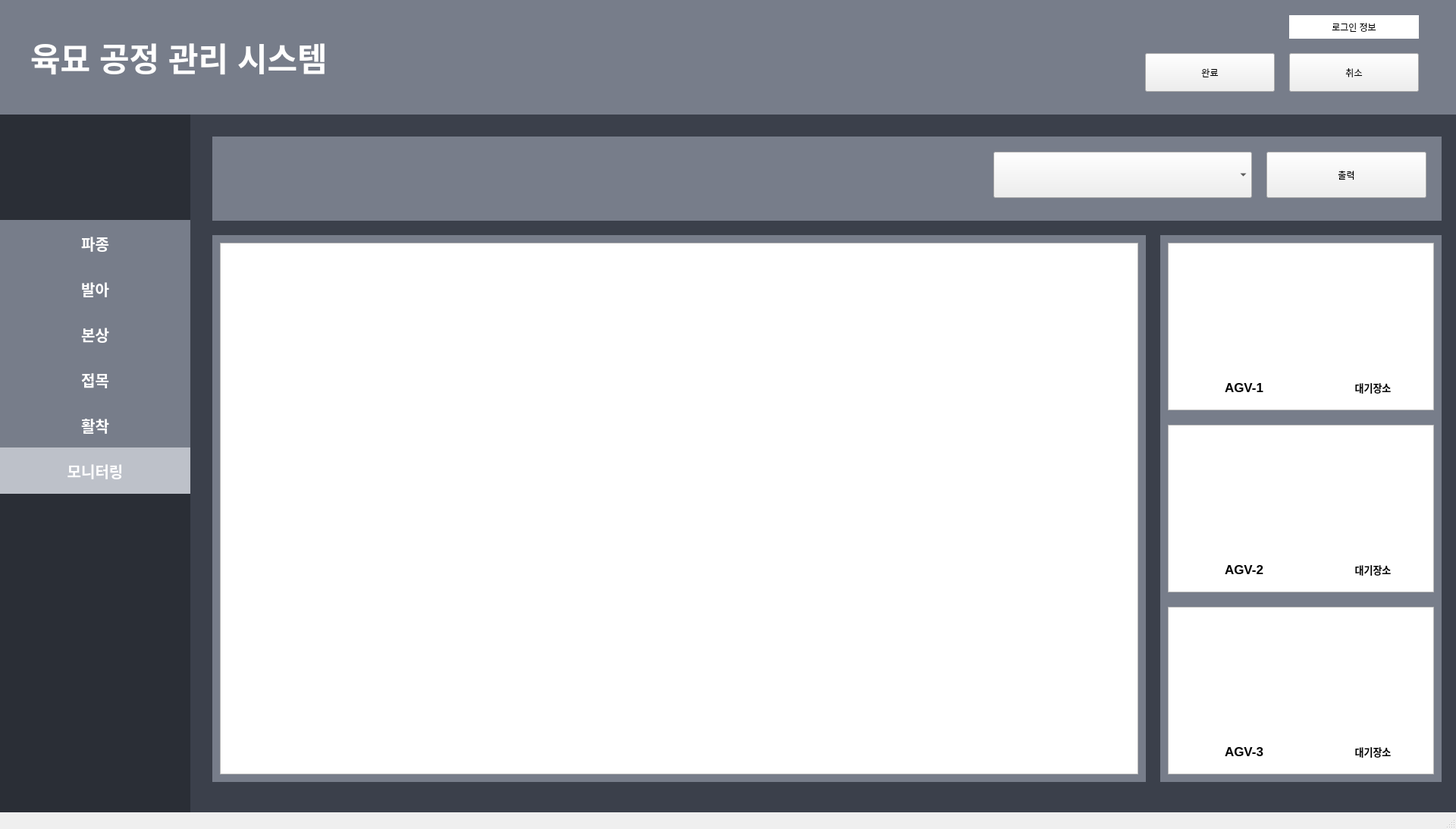
<?xml version="1.0" encoding="UTF-8"?>
<ui version="4.0">
 <class>MainWindow</class>
 <widget class="QMainWindow" name="MainWindow">
  <property name="geometry">
   <rect>
    <x>0</x>
    <y>0</y>
    <width>1920</width>
    <height>1093</height>
   </rect>
  </property>
  <property name="windowTitle">
   <string>MainWindow</string>
  </property>
  <widget class="QWidget" name="centralwidget">
   <widget class="QLabel" name="background_label">
    <property name="geometry">
     <rect>
      <x>90</x>
      <y>0</y>
      <width>1831</width>
      <height>1081</height>
     </rect>
    </property>
    <property name="styleSheet">
     <string notr="true">background-color: #3B404B;</string>
    </property>
    <property name="text">
     <string/>
    </property>
   </widget>
   <widget class="QLabel" name="sidebarBackgroundLabel">
    <property name="geometry">
     <rect>
      <x>0</x>
      <y>150</y>
      <width>251</width>
      <height>921</height>
     </rect>
    </property>
    <property name="styleSheet">
     <string notr="true">background-color: #2A2E36;</string>
    </property>
    <property name="text">
     <string/>
    </property>
   </widget>
   <widget class="QLabel" name="upperBarLabel">
    <property name="geometry">
     <rect>
      <x>0</x>
      <y>0</y>
      <width>1921</width>
      <height>151</height>
     </rect>
    </property>
    <property name="styleSheet">
     <string notr="true">background-color: #777D8A;</string>
    </property>
    <property name="text">
     <string/>
    </property>
   </widget>
   <widget class="QLabel" name="contentBackgroundLabel">
    <property name="geometry">
     <rect>
      <x>280</x>
      <y>180</y>
      <width>1621</width>
      <height>111</height>
     </rect>
    </property>
    <property name="styleSheet">
     <string notr="true">background-color: #777D8A;</string>
    </property>
    <property name="text">
     <string/>
    </property>
   </widget>
   <widget class="QLabel" name="loginStatusLabel">
    <property name="geometry">
     <rect>
      <x>1700</x>
      <y>20</y>
      <width>171</width>
      <height>31</height>
     </rect>
    </property>
    <property name="styleSheet">
     <string notr="true">background-color: white;</string>
    </property>
    <property name="text">
     <string>로그인 정보</string>
    </property>
    <property name="alignment">
     <set>Qt::AlignCenter</set>
    </property>
   </widget>
   <widget class="QLabel" name="sowingButtonLabel">
    <property name="geometry">
     <rect>
      <x>0</x>
      <y>290</y>
      <width>251</width>
      <height>61</height>
     </rect>
    </property>
    <property name="font">
     <font>
      <pointsize>15</pointsize>
      <weight>75</weight>
      <bold>true</bold>
     </font>
    </property>
    <property name="styleSheet">
     <string notr="true">background-color: #777D8A;
color: white;
border: 0.4em inset  #3B404B;</string>
    </property>
    <property name="text">
     <string>파종</string>
    </property>
    <property name="alignment">
     <set>Qt::AlignCenter</set>
    </property>
   </widget>
   <widget class="QLabel" name="buddingButtonLabel">
    <property name="geometry">
     <rect>
      <x>0</x>
      <y>350</y>
      <width>251</width>
      <height>61</height>
     </rect>
    </property>
    <property name="font">
     <font>
      <pointsize>15</pointsize>
      <weight>75</weight>
      <bold>true</bold>
     </font>
    </property>
    <property name="styleSheet">
     <string notr="true">background-color: #777D8A;
color: white;
border: 0.4em inset  #3B404B;</string>
    </property>
    <property name="text">
     <string>발아</string>
    </property>
    <property name="alignment">
     <set>Qt::AlignCenter</set>
    </property>
   </widget>
   <widget class="QLabel" name="raisingButtonLabel">
    <property name="geometry">
     <rect>
      <x>0</x>
      <y>410</y>
      <width>251</width>
      <height>61</height>
     </rect>
    </property>
    <property name="font">
     <font>
      <pointsize>15</pointsize>
      <weight>75</weight>
      <bold>true</bold>
     </font>
    </property>
    <property name="styleSheet">
     <string notr="true">background-color: #777D8A;
color: white;
border: 0.4em inset  #3B404B;</string>
    </property>
    <property name="text">
     <string>본상</string>
    </property>
    <property name="alignment">
     <set>Qt::AlignCenter</set>
    </property>
   </widget>
   <widget class="QLabel" name="graftingButtonLabel">
    <property name="geometry">
     <rect>
      <x>0</x>
      <y>470</y>
      <width>251</width>
      <height>61</height>
     </rect>
    </property>
    <property name="font">
     <font>
      <pointsize>15</pointsize>
      <weight>75</weight>
      <bold>true</bold>
     </font>
    </property>
    <property name="styleSheet">
     <string notr="true">background-color: #777D8A;
color: white;
border: 0.4em inset  #3B404B;</string>
    </property>
    <property name="text">
     <string>접목</string>
    </property>
    <property name="alignment">
     <set>Qt::AlignCenter</set>
    </property>
   </widget>
   <widget class="QLabel" name="takingButtonLabel">
    <property name="geometry">
     <rect>
      <x>0</x>
      <y>530</y>
      <width>251</width>
      <height>61</height>
     </rect>
    </property>
    <property name="font">
     <font>
      <pointsize>15</pointsize>
      <weight>75</weight>
      <bold>true</bold>
     </font>
    </property>
    <property name="styleSheet">
     <string notr="true">background-color: #777D8A;
color: white;
border: 0.4em inset  #3B404B;</string>
    </property>
    <property name="text">
     <string>활착</string>
    </property>
    <property name="alignment">
     <set>Qt::AlignCenter</set>
    </property>
   </widget>
   <widget class="QLabel" name="monitoringButtonLabel">
    <property name="geometry">
     <rect>
      <x>0</x>
      <y>590</y>
      <width>251</width>
      <height>61</height>
     </rect>
    </property>
    <property name="font">
     <font>
      <pointsize>15</pointsize>
      <weight>75</weight>
      <bold>true</bold>
     </font>
    </property>
    <property name="styleSheet">
     <string notr="true">background-color: #BDC1C9;
color: white;
border: 0.4em inset  #3B404B;</string>
    </property>
    <property name="text">
     <string>모니터링</string>
    </property>
    <property name="alignment">
     <set>Qt::AlignCenter</set>
    </property>
   </widget>
   <widget class="QLabel" name="contentBackgroundLabel_3">
    <property name="geometry">
     <rect>
      <x>280</x>
      <y>310</y>
      <width>1231</width>
      <height>721</height>
     </rect>
    </property>
    <property name="styleSheet">
     <string notr="true">background-color: #777D8A;</string>
    </property>
    <property name="text">
     <string/>
    </property>
   </widget>
   <widget class="QPushButton" name="clearPushButton">
    <property name="geometry">
     <rect>
      <x>1510</x>
      <y>70</y>
      <width>171</width>
      <height>51</height>
     </rect>
    </property>
    <property name="text">
     <string>완료</string>
    </property>
   </widget>
   <widget class="QPushButton" name="cancelPushButton">
    <property name="geometry">
     <rect>
      <x>1700</x>
      <y>70</y>
      <width>171</width>
      <height>51</height>
     </rect>
    </property>
    <property name="text">
     <string>취소</string>
    </property>
   </widget>
   <widget class="QLabel" name="titleLabel">
    <property name="geometry">
     <rect>
      <x>40</x>
      <y>40</y>
      <width>531</width>
      <height>71</height>
     </rect>
    </property>
    <property name="font">
     <font>
      <pointsize>32</pointsize>
      <weight>75</weight>
      <bold>true</bold>
     </font>
    </property>
    <property name="styleSheet">
     <string notr="true">color: white;</string>
    </property>
    <property name="text">
     <string>육묘 공정 관리 시스템</string>
    </property>
   </widget>
   <widget class="QLabel" name="contentBackgroundLabel_4">
    <property name="geometry">
     <rect>
      <x>1530</x>
      <y>310</y>
      <width>371</width>
      <height>721</height>
     </rect>
    </property>
    <property name="styleSheet">
     <string notr="true">background-color: #777D8A;</string>
    </property>
    <property name="text">
     <string/>
    </property>
   </widget>
   <widget class="QGraphicsView" name="backgroundGraphicsView">
    <property name="geometry">
     <rect>
      <x>290</x>
      <y>320</y>
      <width>1211</width>
      <height>701</height>
     </rect>
    </property>
   </widget>
   <widget class="QGraphicsView" name="graphicsView_2">
    <property name="geometry">
     <rect>
      <x>1540</x>
      <y>320</y>
      <width>351</width>
      <height>221</height>
     </rect>
    </property>
   </widget>
   <widget class="QGraphicsView" name="graphicsView_3">
    <property name="geometry">
     <rect>
      <x>1540</x>
      <y>560</y>
      <width>351</width>
      <height>221</height>
     </rect>
    </property>
   </widget>
   <widget class="QGraphicsView" name="graphicsView_4">
    <property name="geometry">
     <rect>
      <x>1540</x>
      <y>800</y>
      <width>351</width>
      <height>221</height>
     </rect>
    </property>
   </widget>
   <widget class="QComboBox" name="storeComboBox">
    <property name="geometry">
     <rect>
      <x>1310</x>
      <y>200</y>
      <width>341</width>
      <height>61</height>
     </rect>
    </property>
   </widget>
   <widget class="QPushButton" name="mapDrawingButton">
    <property name="geometry">
     <rect>
      <x>1670</x>
      <y>200</y>
      <width>211</width>
      <height>61</height>
     </rect>
    </property>
    <property name="text">
     <string>출력</string>
    </property>
   </widget>
   <widget class="QGraphicsView" name="dynamicGraphicsView">
    <property name="geometry">
     <rect>
      <x>290</x>
      <y>320</y>
      <width>1211</width>
      <height>701</height>
     </rect>
    </property>
   </widget>
   <widget class="QLabel" name="robotIcon">
    <property name="geometry">
     <rect>
      <x>1570</x>
      <y>340</y>
      <width>161</width>
      <height>141</height>
     </rect>
    </property>
    <property name="text">
     <string/>
    </property>
    <property name="pixmap">
     <pixmap>../../Downloads/크기 조정 아이콘.png</pixmap>
    </property>
   </widget>
   <widget class="QLabel" name="robotIcon_2">
    <property name="geometry">
     <rect>
      <x>1570</x>
      <y>580</y>
      <width>161</width>
      <height>141</height>
     </rect>
    </property>
    <property name="text">
     <string/>
    </property>
    <property name="pixmap">
     <pixmap>../../Downloads/크기 조정 아이콘.png</pixmap>
    </property>
   </widget>
   <widget class="QLabel" name="robotIcon_3">
    <property name="geometry">
     <rect>
      <x>1570</x>
      <y>820</y>
      <width>161</width>
      <height>141</height>
     </rect>
    </property>
    <property name="text">
     <string/>
    </property>
    <property name="pixmap">
     <pixmap>../../Downloads/크기 조정 아이콘.png</pixmap>
    </property>
   </widget>
   <widget class="QLabel" name="label">
    <property name="geometry">
     <rect>
      <x>1600</x>
      <y>490</y>
      <width>81</width>
      <height>41</height>
     </rect>
    </property>
    <property name="font">
     <font>
      <pointsize>13</pointsize>
      <weight>75</weight>
      <bold>true</bold>
     </font>
    </property>
    <property name="text">
     <string>AGV-1</string>
    </property>
    <property name="alignment">
     <set>Qt::AlignCenter</set>
    </property>
   </widget>
   <widget class="QLabel" name="label_2">
    <property name="geometry">
     <rect>
      <x>1600</x>
      <y>730</y>
      <width>81</width>
      <height>41</height>
     </rect>
    </property>
    <property name="font">
     <font>
      <pointsize>13</pointsize>
      <weight>75</weight>
      <bold>true</bold>
     </font>
    </property>
    <property name="text">
     <string>AGV-2</string>
    </property>
    <property name="alignment">
     <set>Qt::AlignCenter</set>
    </property>
   </widget>
   <widget class="QLabel" name="label_3">
    <property name="geometry">
     <rect>
      <x>1600</x>
      <y>970</y>
      <width>81</width>
      <height>41</height>
     </rect>
    </property>
    <property name="font">
     <font>
      <pointsize>13</pointsize>
      <weight>75</weight>
      <bold>true</bold>
     </font>
    </property>
    <property name="text">
     <string>AGV-3</string>
    </property>
    <property name="alignment">
     <set>Qt::AlignCenter</set>
    </property>
   </widget>
   <widget class="QLabel" name="currentPositionLabel1">
    <property name="geometry">
     <rect>
      <x>1750</x>
      <y>490</y>
      <width>121</width>
      <height>41</height>
     </rect>
    </property>
    <property name="font">
     <font>
      <pointsize>10</pointsize>
      <weight>75</weight>
      <bold>true</bold>
     </font>
    </property>
    <property name="text">
     <string>대기장소</string>
    </property>
    <property name="alignment">
     <set>Qt::AlignCenter</set>
    </property>
   </widget>
   <widget class="QLabel" name="currentPositionLabel2">
    <property name="geometry">
     <rect>
      <x>1750</x>
      <y>730</y>
      <width>121</width>
      <height>41</height>
     </rect>
    </property>
    <property name="font">
     <font>
      <pointsize>10</pointsize>
      <weight>75</weight>
      <bold>true</bold>
     </font>
    </property>
    <property name="text">
     <string>대기장소</string>
    </property>
    <property name="alignment">
     <set>Qt::AlignCenter</set>
    </property>
   </widget>
   <widget class="QLabel" name="currentPositionLabel3">
    <property name="geometry">
     <rect>
      <x>1750</x>
      <y>970</y>
      <width>121</width>
      <height>41</height>
     </rect>
    </property>
    <property name="font">
     <font>
      <pointsize>10</pointsize>
      <weight>75</weight>
      <bold>true</bold>
     </font>
    </property>
    <property name="text">
     <string>대기장소</string>
    </property>
    <property name="alignment">
     <set>Qt::AlignCenter</set>
    </property>
   </widget>
   <widget class="QLabel" name="batteryLabel1">
    <property name="geometry">
     <rect>
      <x>1760</x>
      <y>340</y>
      <width>101</width>
      <height>141</height>
     </rect>
    </property>
    <property name="text">
     <string/>
    </property>
    <property name="pixmap">
     <pixmap>../../Downloads/full_batteries.png</pixmap>
    </property>
   </widget>
   <widget class="QLabel" name="batteryLabel2">
    <property name="geometry">
     <rect>
      <x>1760</x>
      <y>580</y>
      <width>101</width>
      <height>141</height>
     </rect>
    </property>
    <property name="text">
     <string/>
    </property>
    <property name="pixmap">
     <pixmap>../../Downloads/full_batteries.png</pixmap>
    </property>
   </widget>
   <widget class="QLabel" name="batteryLabel3">
    <property name="geometry">
     <rect>
      <x>1760</x>
      <y>820</y>
      <width>101</width>
      <height>141</height>
     </rect>
    </property>
    <property name="text">
     <string/>
    </property>
    <property name="pixmap">
     <pixmap>../../Downloads/full_batteries.png</pixmap>
    </property>
   </widget>
  </widget>
  <widget class="QStatusBar" name="statusbar"/>
 </widget>
 <resources/>
 <connections/>
</ui>
